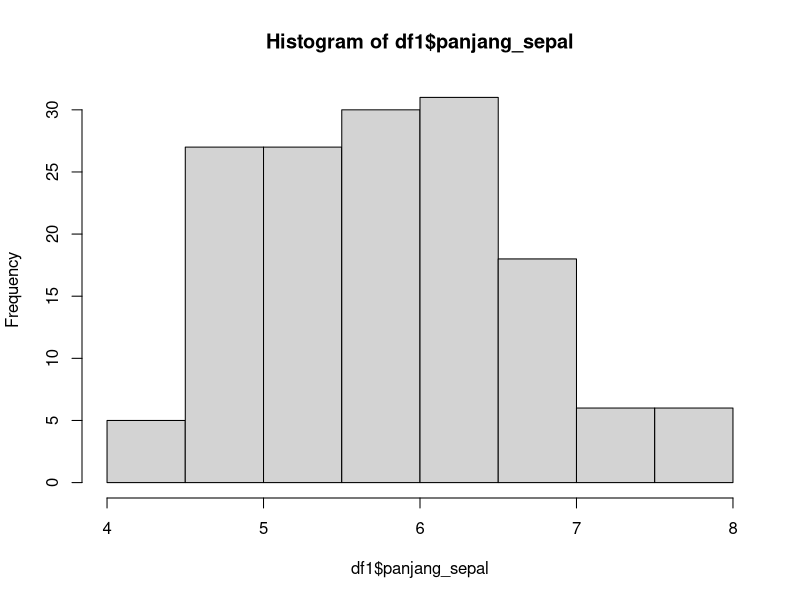
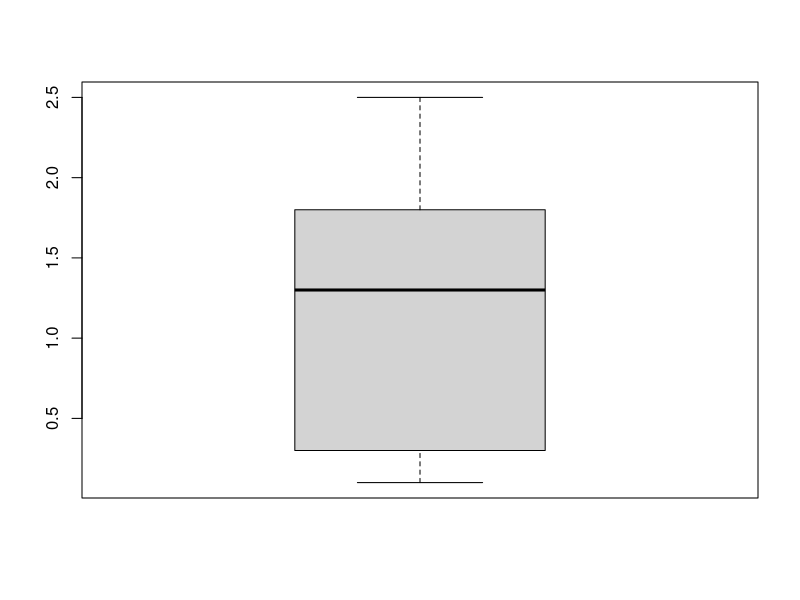
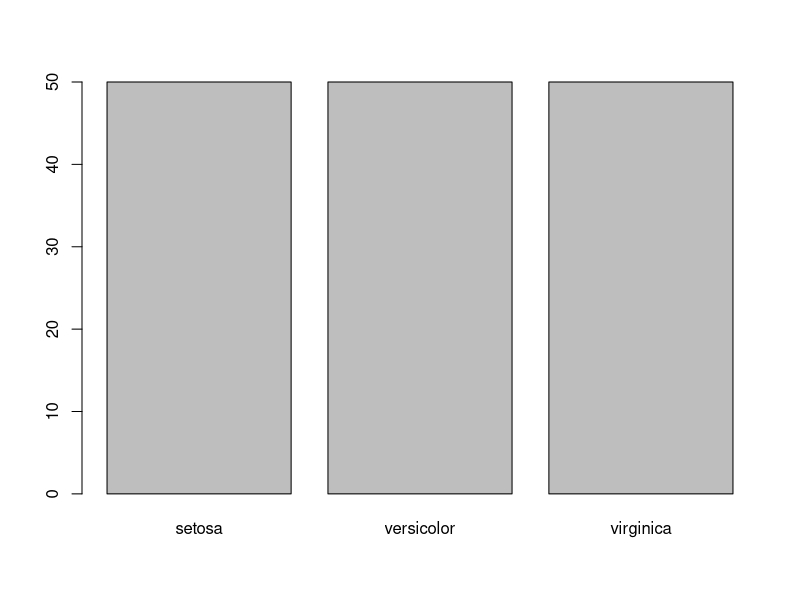
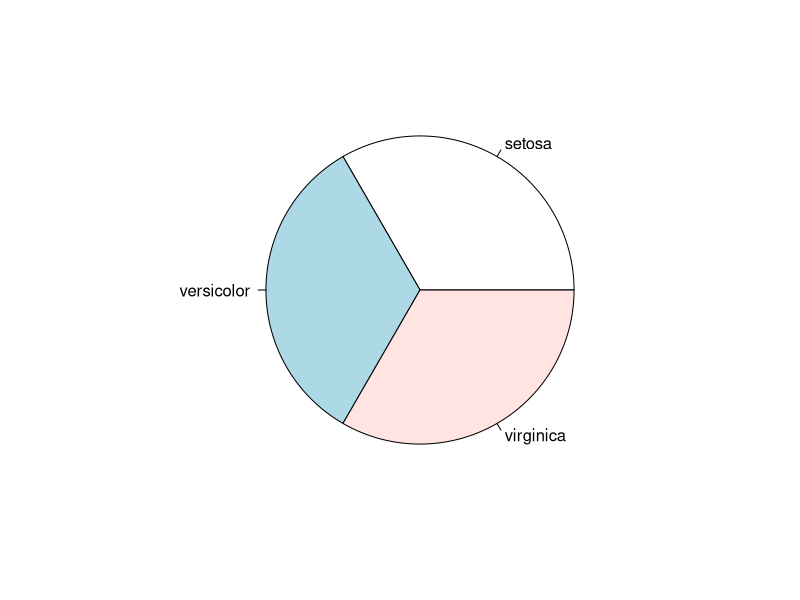
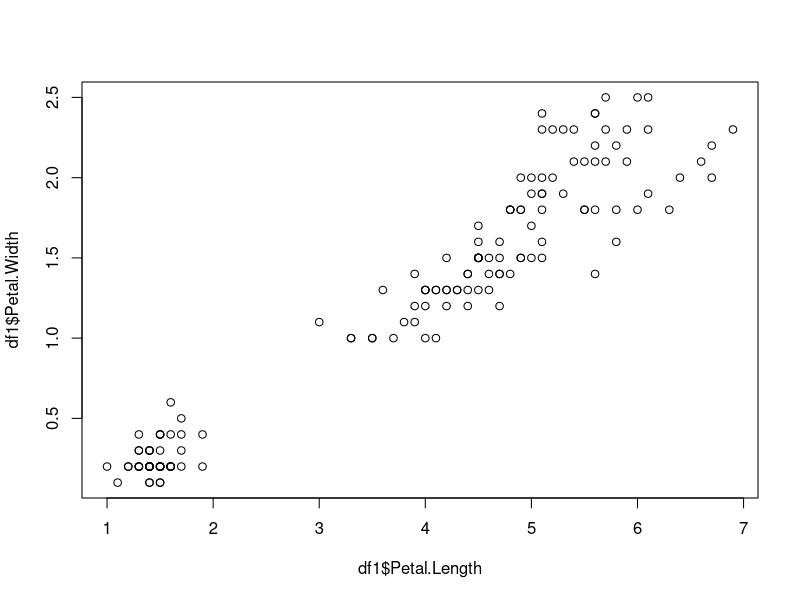
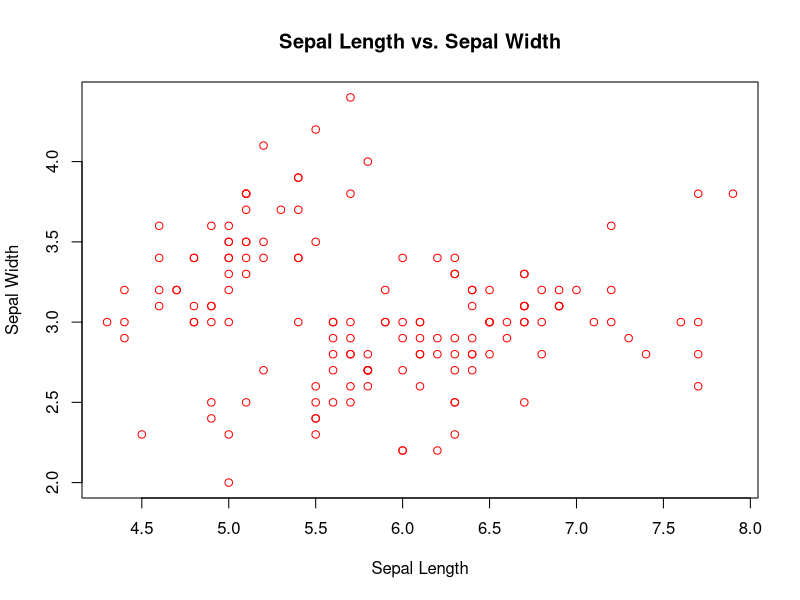

These charts were generated, in order, by the following R code:
## ---- chunk 1
2 + 2  
## ---- chunk 2
2 * 2  
## ---- chunk 3
2 * 2 # Contoh Perkalian
## ---- chunk 4
# 2 - 2 , Kode ini tidak bisa dieksekusi (run) atau tidak memiliki arti apapun.
## ---- chunk 5
A <- 2  
## ---- chunk 6
print(A)
## ---- chunk 7
A
## ---- chunk 8
3 -> A
A
## ---- chunk 9
A = 4
A
## ---- chunk 10
B <- "Halo Semua"
B
## ---- chunk 11
A <- 2
A
## ---- chunk 12
a <- 3
A
## ---- chunk 13
A_1<-2
A_1
## ---- chunk 14
A_1 <- 3
A_1
## ---- chunk 15
# Ini contoh nama variabel yang salah : 1A <- 2
## ---- chunk 16
# Ini contoh nama variabel yang benar 
A1 <- 2
A1
## ---- chunk 17
x <- 5
y <- 3
## ---- chunk 18
x > y # Lebih besar     
x < y # Lebih kecil     
x == y # Sama dengan    
x >= y # Lebih besar sama dengan    
x <= y # Lebih kecil sama dengan    
## ---- chunk 19
a1 <- c(2,4,7,3) # Numeric vector
a2 <- c("one","two","three") # Character vector
## ---- chunk 20
a1 # Mengeluarkan vector a1
a2[c(1,3)] # Mengeluarkan elemen pertama dan ketiga dari vector a2
a1[-1] # Mengeluarkan elemen pertama dari vector a1       
a1[2:4] # Mengeluarkan elemen kedua sampai keempat dari vector a1      
## ---- chunk 21
a <- c(1, 2, 3)
b <- c(4, 5, 6)
d <- a + b        
d                 
## ---- chunk 22
e <- a - b
e
## ---- chunk 23
a3 <- 1:10 # 1 sampai 10
a3
## ---- chunk 24
a4 <- seq(1, 10, by = 2) # 1 sampai 10 dengan interval 2
a4
## ---- chunk 25
a5 <- rep(1, 10) # 1 sebanyak 10 kali
a5
## ---- chunk 26
# Letters
a6 <- LETTERS[1:5]
a6
## ---- chunk 27
a4 <- 1:4 
b1 <- matrix(a4, nrow = 2, ncol = 2)
b1
## ---- chunk 28
b2 <- matrix(1:12,3,4)
b3 <- matrix(a4,3,4,byrow=TRUE) 
b4 <- matrix(1:14,4,4)

b2
b3
b4
## ---- chunk 29
b2[2,3] # Mengeluarkan elemen baris kedua dan kolom ketiga dari matriks b2   
## ---- chunk 30
b2[1:2,]  # Mengeluarkan baris pertama dan kedua dari matriks b2
## ---- chunk 31
b2[c(1,3),-2] # Mengeluarkan baris pertama dan ketiga, dan kolom pertama dan ketiga dari matriks b2
## ---- chunk 32
m1 <- matrix(c(1, 2, 3, 4, 5, 6), nrow = 2, ncol = 3)
m2 <- matrix(c(7, 8, 9, 10, 11, 12), nrow = 2, ncol = 3)

m3 <- m1 + m2
m3
## ---- chunk 33
m4 <- m1 %*% t(m2)
m4
## ---- chunk 34
a5 <- c("A","B","AB","O")
d1 <- factor(a5) 
levels(d1)
## ---- chunk 35
levels(d1) <- c("Darah A","Darah AB","Darah B","Darah O")
d1
## ---- chunk 36
a6 <- c("SMA","SD","SMP","SMA","SMA","SMA","SMA","SMA","SMA","SMA","SMA","SMA","SMA")
d5 <- factor(a6, levels=c("SD","SMP","SMA"))
levels(d5) 
## ---- chunk 37
d5
## ---- chunk 38
a1; b2; d1
## ---- chunk 39
e1 <- list(a1,b2,d1)
e2 <- list(vect=a1,mat=b2,fac=d1) 
e1
e2
## ---- chunk 40
e1[[1]][2] # Mengeluarkan elemen kedua dari list e1 
e2$fac # Mengeluarkan elemen fac dari list e2
e2[2] # Mengeluarkan elemen kedua dari list e2
names(e2) # Mengeluarkan nama elemen dari list e2
## ---- chunk 41
Angka <- 11:15
Huruf <- factor(LETTERS[6:10])
f1 <- data.frame(Angka,Huruf)
f1
## ---- chunk 42
f1[1,2] # Mengeluarkan elemen baris pertama dan kolom kedua dari data frame f1 
f1$Angka  # Mengeluarkan elemen atau kita sebut variabel Angka dari data frame f1
f1[,"Huruf"] # Mengeluarkan elemen atau kita sebut variabel Huruf dari data frame f1
colnames(f1) # Mengeluarkan nama kolom dari data frame f1  
## ---- chunk 43
str(f1)
## ---- chunk 44
# install.packages("readxl") - Kode untuk menginstall package readxl
# Hapus simbol (#) untuk menjalankan
library(readxl) # fungsi library() digunakan untuk memuat package yang terinstall
## ---- chunk 45
#install.packages("dplyr")
library(dplyr)
## ---- chunk 46
library(readxl)
# read_excel("data/iris.xlsx")
data(iris) # Untuk latihan kita pakai data sample bawaan R
df1 <- iris
head(df1)
## ---- chunk 47
df2  <- mutate(df1, sepal2 = Sepal.Length + Sepal.Width)
head(df2) # Menampilkan 6 baris pertama dari data frame df2
## ---- chunk 48
df1_setosa <- filter(df1, Species=="setosa")
head(df1_setosa)
## ---- chunk 49
df1$Species <- as.factor(df1$Species)
levels(df1$Species)
## ---- chunk 50
df3 <- filter(df1, Species=="setosa"& Petal.Length==1.3)
head(df3)
## ---- chunk 51
df3 <- filter(df1, Species=="setosa" | Petal.Length==1.3)
head(df3)
## ---- chunk 52
df4 <- select(df1, Sepal.Length, Species)
head(df4)
## ---- chunk 53
# mengurutkan data berdasarkan Petal.Width secara ascending
df5 <- arrange(df1, Petal.Width)
head(df5)
## ---- chunk 54
# Mengurutkan data berdasarkan Species dan Petal.Width secara descending
df6 <- arrange(df1, Species, desc(Petal.Width)) 
head(df6)
## ---- chunk 55
df1 <- rename(df1, panjang_sepal = Sepal.Length)
head(df1)
## ---- chunk 56
df2 <- df1 |> 
  group_by(Species) |> 
  summarise(rata2_Sepal.Width = mean(Sepal.Width))
df2
## ---- chunk 57
df2 <- df1 %>%
  filter(Species == "setosa") %>%  # Filter spesies setosa
  select(panjang_sepal, Sepal.Width) %>%  # Pilih kolom Sepal.Length dan Sepal.Width
  arrange(desc(panjang_sepal))  # Urutkan berdasarkan Sepal.Length secara menurun
head(df2)
## ---- chunk 58
hist(df1$panjang_sepal)
## ---- chunk 59
boxplot(df1$Petal.Width)
## ---- chunk 60
barplot(table(df1$Species))
## ---- chunk 61
pie(table(df1$Species))
## ---- chunk 62
plot(df1$Petal.Length, df1$Petal.Width)
## ---- chunk 63
plot(df1$panjang_sepal, df1$Sepal.Width, 
     main = "Sepal Length vs. Sepal Width", 
     xlab = "Sepal Length", ylab = "Sepal Width", col = "red")
